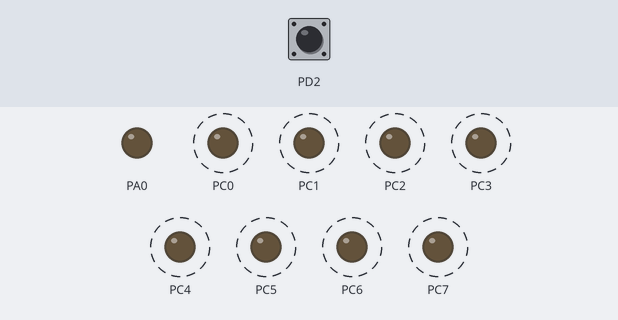
The program below on a simulated ATmega32, built with avr-gcc and emulated at 4 MHz. Parts: output pins drawn as LEDs (lit = HIGH). Dashed ring = blinking. Inputs (shaded band) come from the test bench; at power-on: PD2 HIGH.

Above: at 1.26 s.
1.3 s: PD2 pulled LOW for 0.15 s
At 1.51 s:
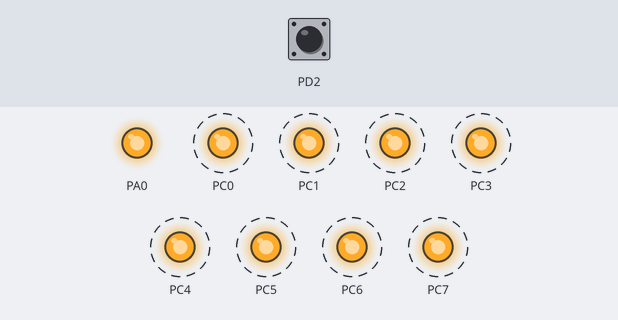
Timing chart, 0 to 10.3 s (numbered marks = the images above; inputs shaded):
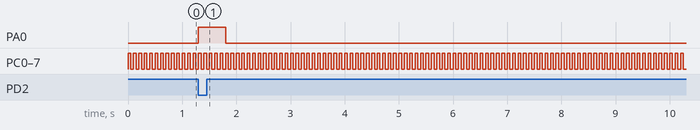

The program:

Z1.c
```c
#define F_CPU 4000000
#include <avr/io.h>
#include <util/delay.h>
#include <avr/interrupt.h>

ISR (TIMER1_COMPA_vect) {		// przerwanie TIMER1
    PORTA &= 0xFE;				// wy³¹czam LED0

    TCCR1B &= 0xF8; 			// wy³¹czam TIMER1
}


ISR (INT0_vect) 				// przerwanie INT0
{
	TCNT1 =0;					// resetujê licznik
    TCCR1B |= 0x03 ; 			// w³¹czam TIMER1 ustawiaj¹c prescaler w tryb 1/64

    PORTA |= 0x01;				// w³¹czam LED0
}


int main(void)
{
	DDRC = 0xff;				// Ustawiam liniê C jako wyj cie
    DDRA |= 0x01;				// Ustawiam pierwszy bit na linii A jako
    PORTD |= 0x04;				// Podci¹gam przycisk pod liniê zasilania

	MCUCR |= 0x02; 				// ustawienie aktywacji przerwania INT0 w tryb falling-edge
    GICR |= 0x40; 				// w³¹czenie przerwania INT0

	OCR1A = 31250;				// ustawienie momentu przerwania na 31250 (0,5s)

	TIMSK |= 0x10; 				// w³¹czenie przerwania TIMER1

	sei();						// w³¹czam obs³ugê przerwañ

    while (1)
    {
		PORTC ^= 0xff;			// negujê stan portu C w celu zmiany jego stanu
		_delay_ms(50);			// czekam 50ms

    }
}
```

Measured:
- after the input at 1.3 s, PA0: LOW → HIGH at once, → LOW 0.50 s later
- by itself, PC0–7: alternates HIGH for 0.05 s and LOW for 0.05 s
